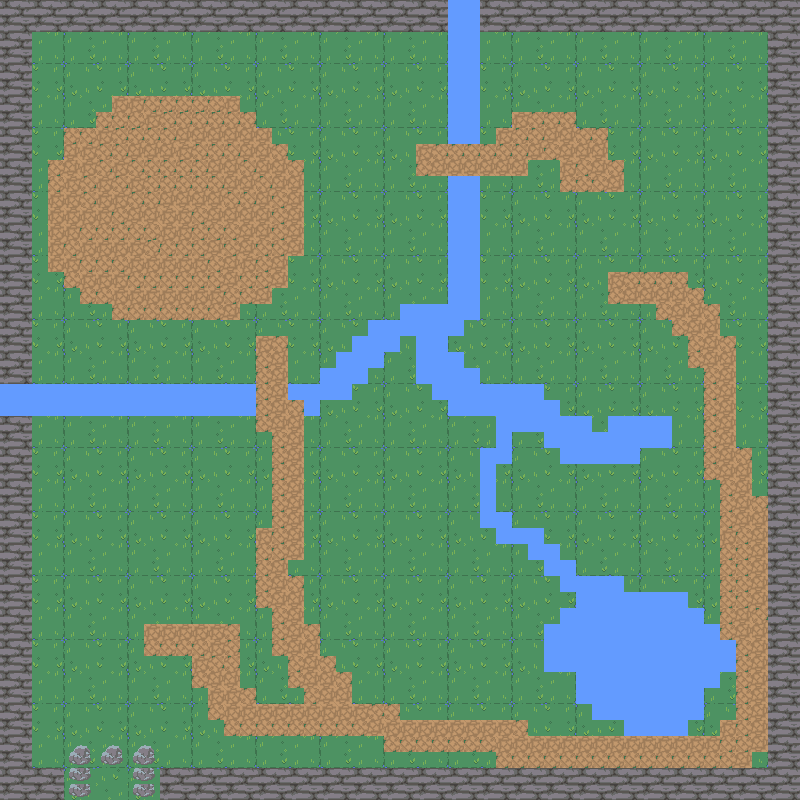

This game map was drawn from its Tiled (.tmx) file and the tilesets committed beside it. A one-line description and the trimmed map source follow:
An orthogonal 50x50 tile map with 16x16 px tiles, 4 tile layers (background, Murs, eau, chemain).

<map version="1.8" tiledversion="1.8.4" orientation="orthogonal" renderorder="right-down" width="50" height="50" tilewidth="16" tileheight="16" infinite="0" nextlayerid="5" nextobjectid="1">
 <tileset firstgid="1" source="resources/nature.tsx" />
 <layer id="1" name="background" width="50" height="50">
  <data>[2500 cells, 2500 non-empty, 16 distinct tile ids]</data>
 </layer>
 <layer id="2" name="Murs" width="50" height="50">
  <data>[2500 cells, 396 non-empty, 12 distinct tile ids]</data>
 </layer>
 <layer id="3" name="eau" width="50" height="50">
  <data>[2500 cells, 244 non-empty, 4 distinct tile ids]</data>
 </layer>
 <layer id="4" name="chemain" width="50" height="50">
  <data>[2500 cells, 460 non-empty, 4 distinct tile ids]</data>
 </layer>
</map>
